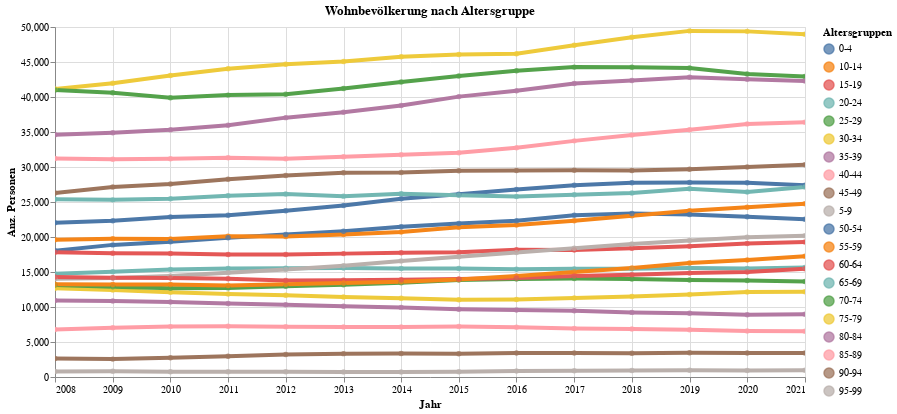

The notebook cell this image was saved under:
### Code cell
myTitle="Wohnbevölkerung nach Altersgruppe"

highlight = alt.selection(type='single', on='mouseover',
                          fields=['AlterV05Kurz'], nearest=True)
#x='date:StichtagDatJahr',
base = alt.Chart(myAgg.reset_index().query('sum_WBev>300'), title=myTitle).encode(
    x=alt.X('StichtagDatJahr', axis=alt.Axis(title='Jahr'))# , axis=alt.Axis(format='%', title='percentage')
    , y=alt.X('sum_WBev', axis=alt.Axis(title='Anz. Personen'))
    , color=alt.Color('AlterV05Kurz', legend=alt.Legend(title="Altersgruppen", orient="right"))  
    ,tooltip=['StichtagDatJahr', 'AlterV05Kurz','sum_WBev']    
)
points = base.mark_circle().encode(
    opacity=alt.value(0.75)
).add_selection(
    highlight
).properties(
    width=750 , height=350
)
lines = base.mark_line().encode(
    size=alt.condition(~highlight, alt.value(0.5), alt.value(4))
).interactive()

lines + points

### Figure 1 — Vega-Lite specification as saved in the notebook (floating-point values rounded to 4 significant figures; data arrays with more than 128 entries replaced by an {"elided": "..."} marker saying what was removed)
{"config": {"view": {"continuousWidth": 400, "continuousHeight": 300}}, "layer": [{"mark": "line", "encoding": {"color": {"type": "nominal", "field": "AlterV05Kurz", "legend": {"orient": "right", "title": "Altersgruppen"}}, "size": {"condition": {"value": 0.5, "selection": {"not": "selector001"}}, "value": 4}, "tooltip": [{"type": "temporal", "field": "StichtagDatJahr"}, {"type": "nominal", "field": "AlterV05Kurz"}, {"type": "quantitative", "field": "sum_WBev"}], "x": {"type": "temporal", "axis": {"title": "Jahr"}, "field": "StichtagDatJahr"}, "y": {"type": "quantitative", "axis": {"title": "Anz. Personen"}, "field": "sum_WBev"}}, "selection": {"selector002": {"type": "interval", "bind": "scales", "encodings": ["x", "y"]}}, "title": "Wohnbevölkerung nach Altersgruppe"}, {"mark": "circle", "encoding": {"color": {"type": "nominal", "field": "AlterV05Kurz", "legend": {"orient": "right", "title": "Altersgruppen"}}, "opacity": {"value": 0.75}, "tooltip": [{"type": "temporal", "field": "StichtagDatJahr"}, {"type": "nominal", "field": "AlterV05Kurz"}, {"type": "quantitative", "field": "sum_WBev"}], "x": {"type": "temporal", "axis": {"title": "Jahr"}, "field": "StichtagDatJahr"}, "y": {"type": "quantitative", "axis": {"title": "Anz. Personen"}, "field": "sum_WBev"}}, "height": 350, "selection": {"selector001": {"type": "single", "on": "mouseover", "fields": ["AlterV05Kurz"], "nearest": true}}, "title": "Wohnbevölkerung nach Altersgruppe", "width": 750}], "data": {"name": "data-6660767a686b35ce892eef0406e09abd"}, "$schema": "https://vega.github.io/schema/vega-lite/v4.8.1.json", "datasets": {"data-6660767a686b35ce892eef0406e09abd": {"elided": "280 records"}}}
